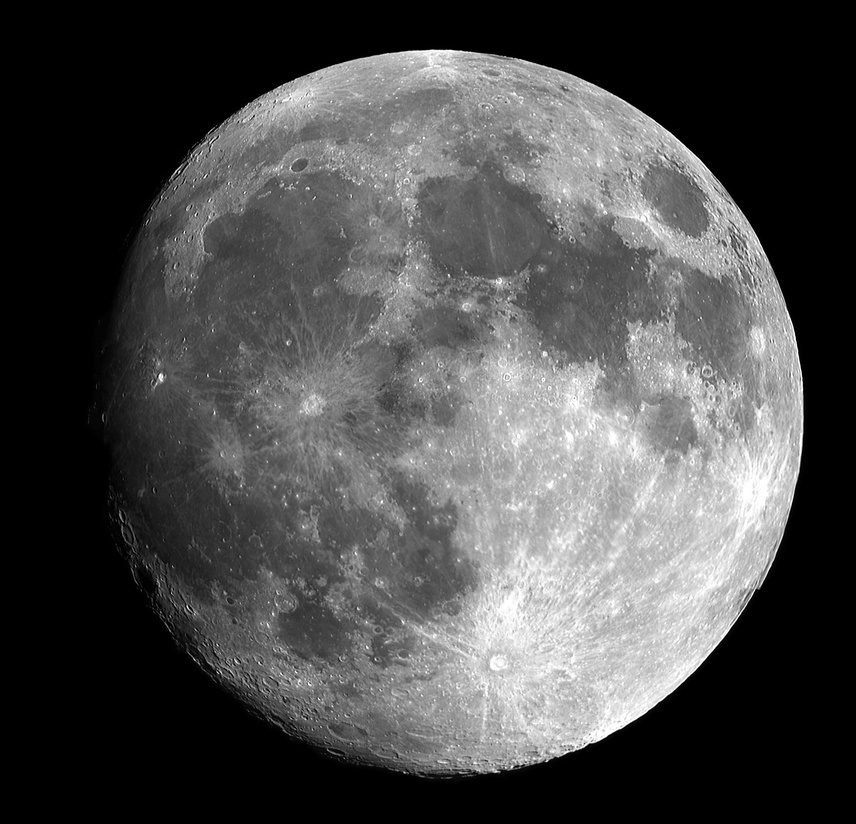
#> input picture tmp/moon.jpg, 856 x 824 px, shrunk from 2237 x 2153 before the run
$ python slicing_the_donut.py
#> lines starting #> are read from the running program, lines starting #| are printed output that depends on the picture
# -*- coding: utf-8 -*-
"""
Created on Wed Mar  4 14:53:09 2020

@author: bwc
"""

# importing matplotlib modules
import matplotlib.image as mpimg
import matplotlib.pyplot as plt
import numpy as np
from scipy import interpolate

# Read Images and downsampel to reasonable size
dat = mpimg.imread('moon.jpg')[:,:,0].astype('float64')
#> dat: shape (824, 856) float64; min 0, max 255, mean 75.9
dat = dat[0::8,0::8]
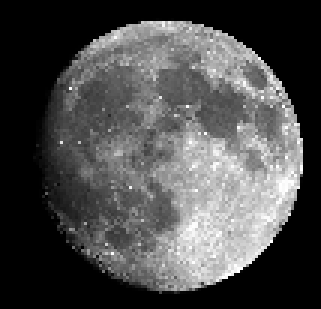
#> dat: shape (103, 107) float64 (shown 3 times larger); min 0, max 255, mean 76


# Easy method to locate center.  Can get fancier if needed
def loc_center(dat):
    thresh = 0.02
    i0 = int(dat.shape[0]/2)
#> i0 = 51
    j0 = 0
    for loop in np.arange(3):
#        print(i0)
        prof = dat[i0,:]
        prof = prof-np.min(prof)
        prof = prof/np.max(prof)

        j0 = int(0.5*(np.where(prof>thresh)[0].min()+np.where(prof>thresh)[0].max()))
#        print(j0)
        prof = dat[:,j0]
        prof = prof-np.min(prof)
        prof = prof/np.max(prof)

        i0 = int(0.5*(np.where(prof>thresh)[0].min()+np.where(prof>thresh)[0].max()))
#> this loop made 3 passes
#> j0 on passes 1 to 3: 56, 55, 55
    return (i0,j0)

# Polar coord to cartesian
def pol2cart(theta, rho):
    x = rho * np.cos(theta)
    y = rho * np.sin(theta)
    return x, y

# Locate center
i0,j0 = loc_center(dat)
#> i0 = 52; j0 = 55

# Generate pixel coordinates
i = np.arange(0,dat.shape[0])-i0
#> i = 103 values from -52 to 50
j = np.arange(0,dat.shape[1])-j0
#> j = 107 values from -55 to 51

ii, jj = np.meshgrid(i,j)

# Generate slices coordinates
max_r = np.min(dat.shape)/2
#> max_r = 51.5
n_slice = 90

r = np.arange(-max_r,max_r)
#> r = 103 values from -51.5 to 50.5
t = np.arange(0,n_slice)*np.pi/n_slice

rr, tt = np.meshgrid(r,t)
iiq, jjq = pol2cart(tt,rr)
#> in pol2cart, `x = rho * np.cos(theta)`:
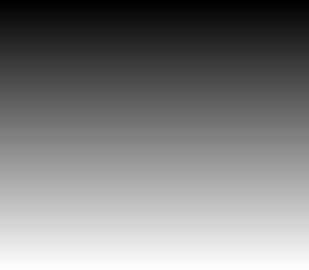
#> theta: shape (90, 103) float64 (shown 3 times larger); min 0, max 3.11, mean 1.55; drawn with min black and max white

# Interpolate slices
#> (the run stopped early here; a loop or call above may not have finished)
